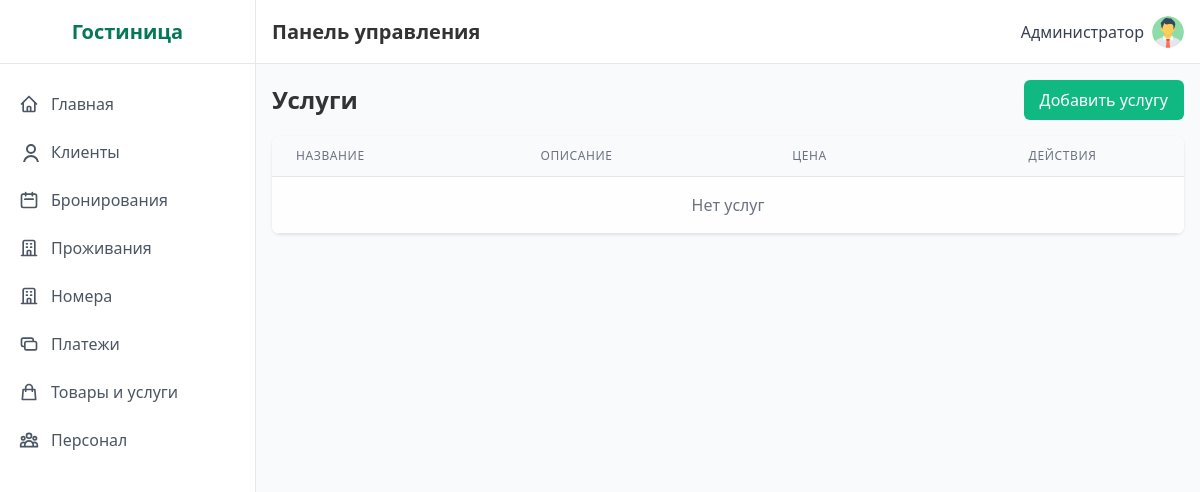
The app's page /services/ (signed in), older data.
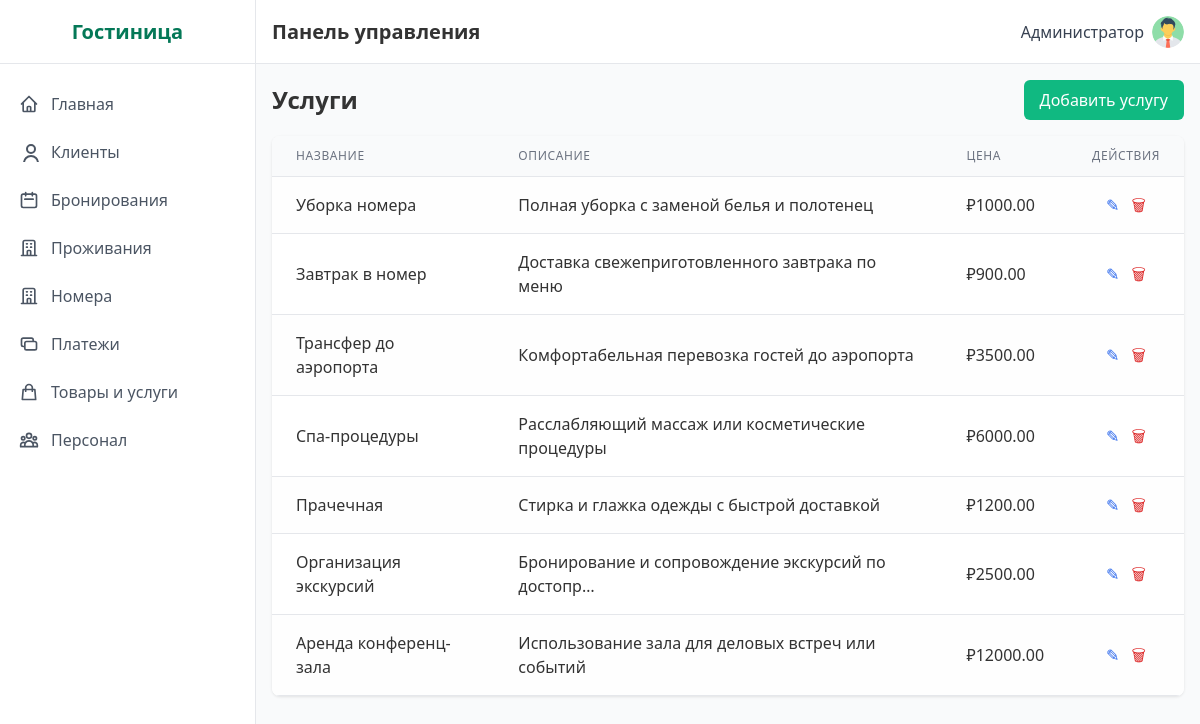
The same page, newer data.
### hotel/models.py (models this page shows, shortened)
class Service(models.Model):
    name = models.CharField('Название услуги', max_length=100)
    description = models.TextField('Описание')
    price = models.DecimalField('Стоимость', max_digits=10, decimal_places=2)
    class Meta:
        verbose_name = 'Услуга'
        verbose_name_plural = 'Услуги'

### hotel/views.py (the view)
# urls.py: path('services/', views.ServiceListView.as_view(), name='service_list'),
class ServiceListView(ProtectedView, ListView):
    model = Service
    template_name = 'hotel/service_list.html'
    context_object_name = 'services'
    paginate_by = 10

### templates/hotel/service_list.html (shortened to what this page needs)
{% extends 'base.html' %}
{% block content %}
<div class="mb-8">
  <div class="flex items-center mb-4">
    <h2 class="text-2xl font-semibold">Услуги</h2>
    <a href="{% url 'service_add' %}" class="btn-primary ml-auto">Добавить услугу</a>
  </div>
  <div class="bg-white rounded-lg shadow overflow-hidden">
    <table class="min-w-full divide-y divide-gray-200">
      <thead class="bg-gray-50">
        <tr>
          <th class="px-6 py-3 text-left text-xs font-medium text-gray-500 uppercase tracking-wider">Название</th>
          <th class="px-6 py-3 text-left text-xs font-medium text-gray-500 uppercase tracking-wider">Описание</th>
          <th class="px-6 py-3 text-left text-xs font-medium text-gray-500 uppercase tracking-wider">Цена</th>
          <th class="px-6 py-3 text-center text-xs font-medium text-gray-500 uppercase tracking-wider">Действия</th>
        </tr>
      </thead>
      <tbody class="bg-white divide-y divide-gray-200">
        {% for s in object_list %}
        <tr>
          <td class="px-6 py-4">{{ s.name }}</td>
          <td class="px-6 py-4">{{ s.description|truncatechars:50 }}</td>
          <td class="px-6 py-4">₽{{ s.price }}</td>
          <td class="px-6 py-4 text-center space-x-2">
            <a href="{% url 'service_edit' s.pk %}" class="text-blue-600 hover:underline">✎</a>
            <a href="{% url 'service_delete' s.pk %}" class="text-red-600 hover:underline">🗑</a>
          </td>
        </tr>
        {% empty %}
        <tr>
          <td colspan="4" class="px-6 py-4 text-center text-gray-500">Нет услуг</td>
        </tr>
        {% endfor %}
      </tbody>
    </table>
  </div>
</div>
{% endblock %}

Row changes from the older to the newer data that the page shows:
added Service: name "Уборка номера", description "Полная уборка с заменой белья и полотенец", price "1000.00"
added Service: name "Завтрак в номер", description "Доставка свежеприготовленного завтрака по меню", price "900.00"
added Service: name "Трансфер до аэропорта", description "Комфортабельная перевозка гостей до аэропорта", price "3500.00"
added Service: name "Спа-процедуры", description "Расслабляющий массаж или косметические процедуры", price "6000.00"
added Service: name "Прачечная", description "Стирка и глажка одежды с быстрой доставкой", price "1200.00"
added Service: name "Организация экскурсий", description "Бронирование и сопровождение экскурсий по достопр…", price "2500.00"
added Service: name "Аренда конференц-зала", description "Использование зала для деловых встреч или событий", price "12000.00"
Text that changed along with them:
text no longer shown: "Нет услуг"
